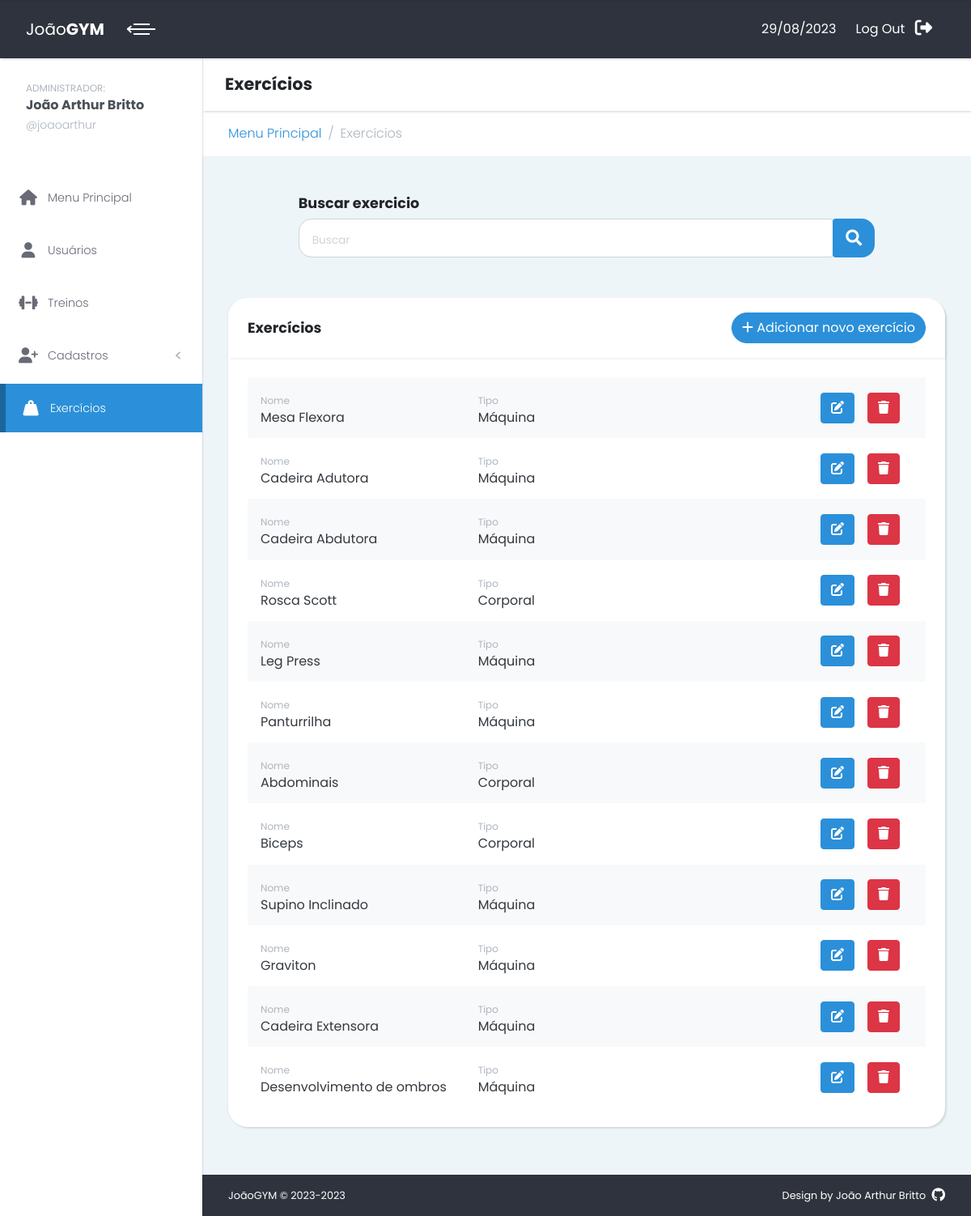
The app's page /exercicios/ (signed in) with its own data.
### exercicios/models.py (models this page shows, shortened)
class Exercise(models.Model):
    type_choices = (
        ('', 'Tipos'),
        ('Máquina', 'Máquina'),
        ('Corporal', 'Corporal'),
    )
    id = models.AutoField(primary_key=True)
    name = models.CharField('Nome', max_length=50)
    type = models.CharField('Tipo', max_length=8, choices=type_choices)

### exercicios/views.py (the view)
# urls.py: path('exercicios/', include('exercicios.urls')),
@login_required
def exercicios(request):
    exercicios = Exercise.objects.all()
    if request.method == 'POST':
        form = CadastrarExercise(request.POST)
        if exercicios.filter(name=request.POST.get("name")).exists():
            messages.error(request, 'Exercício não cadastrado! Esse nome já se encontra cadastrado na base de dados. Tente procurár-lo na lista de exercicios ou utilize um nome diferente.')
            return redirect('exercicios')
        if form.is_valid():
            form.save()
            messages.success(request, 'Exercício cadastrado com sucesso! O exercício já está disponível para ser selecionado e utilizado.')
            return redirect('exercicios')
    elif request.method == 'GET':
        form = CadastrarExercise()
        search = request.GET.get("q")
        if search:
            exercicios = Exercise.objects.filter(name__icontains=search)
        context = {
            'exercicios':exercicios,
            'form':form,
        }
        return render(request, 'exercicios.html' ,context=context)

### exercicios/forms.py
class CadastrarExercise(ModelForm):
    class Meta:
        model = Exercise
        fields = "__all__"
        widgets = {
            "name": forms.TextInput(attrs={'class':'form-control', 'required':''}),
            "type": CustomSelect()
        }

### cadastro/forms.py (called while the page is built)
    def create_option(self, *args, **kwargs):
        option = super().create_option(*args, **kwargs)
        if option['value'] == '':
            option['attrs']['readonly'] = ''
            option['attrs']['disabled'] = ''
        return option

### usuarios/templatetags/customTags.py (called while the page is built)
@register.filter
def starts_with(value, prefix):
    return value.startswith(prefix)

### exercicios/templates/exercicios.html (shortened to what this page needs)
{% extends 'layout.html' %}
{% load static %}
{% block subtitle %}Exercícios{% endblock %}
{% block breadcrumbs %}
  <li class="breadcrumb-item"><a class="fw-light" href="{% url 'menu-principal' %}">Menu Principal</a></li>
  <li class="breadcrumb-item active fw-light">Exercícios</li>
{% endblock %}
{% block content %}
<form action="{% url 'exercicios' %}" method="get">
  <h4 class="mt-5 w-75 text-start mx-auto">Buscar exercicio</h4>
  <div class="input-group rounded w-75 mx-auto input-group-lg" role="search">
      <input type="search" class="form-control rounded-end rounded-4" placeholder="Buscar" name="q" aria-label="Search"
        aria-describedby="search-addon" />
      <button class="input-group-text border-0 btn-primary btn rounded-start rounded-4" type="submit" id="search-addon">
        <i class="fas fa-search text-white"></i>
      </button>
  </div>
</form>
<section class="">
  <div class="container-fluid">
    <div class="row">
      <div class="" id="treino-completo">
        <div class="card mb-0 h-100">
          <div class="card-header d-flex align-items-center justify-content-between">
            <h3 class="h4 mb-0">Exercícios</h3>
            <button class="btn btn-primary rounded-pill" type="button" data-bs-toggle="modal"
              data-bs-target="#myModal">
              <i class="fa-solid fa-plus"></i>
              Adicionar novo exercício
            </button>
          </div>
          <div class="card-body">
            {% for exercicio in exercicios %}
            <div class="p-3 d-flex align-items-center {% cycle 'bg-light' '' %}">
              <div class="col-4">
                <small class="text-gray-500">Nome</small>
                <h3 class="h5 fw-normal text-dark mb-0">{{ exercicio.name }}</h3>
              </div>
              <div class="col-4">
                <small class="text-gray-500">Tipo</small>
                <h3 class="h5 fw-normal text-dark mb-0">{{ exercicio.type }}</h3>
              </div>
              <div class="col d-flex justify-content-end">
                <a href="{% url 'editar-exercicio' exercicio.id %}" class="btn btn-primary">
                  <i class="fa-solid fa-pen-to-square"></i>
                </a>
                <a class="btn btn-danger mx-3" href="{% url 'excluir-exercicio' exercicio.id %}">
                  <i class="fa-solid fa-trash"></i>
                </a>
              </div>
            </div>
            {% endfor %}
          </div>
        </div>
      </div>
    </div>
  </div>
</section>
{% endblock %}

### menu/templates/layout.html (shortened to what this page needs)
{% load static %}
{% load customTags %}
{% now "Y" as current_year %}
{% url 'menu-principal' as menu %}
{% url 'cadastro' as cadastro %}
{% url 'usuarios' as usuarios %}
{% url 'treinos' as treinos %}
{% url 'exercicios' as exerciciosUrl %}
{% now "d/m/Y" as current_date %}
<!DOCTYPE html>
<html>
  <head>
    <link rel="stylesheet" href="{% static 'css/custom.css' %}" />
    <link
      rel="stylesheet"
      href="{% static 'css/style.blue.css' %}"
      id="theme-stylesheet"
    />
  </head>
  <body>
    <div class="page">
      <header class="header z-index-50">
        <nav
          class="nav navbar py-3 px-0 shadow-sm text-white position-relative"
        >
          <div class="container-fluid w-100">
            <div
              class="navbar-holder d-flex align-items-center justify-content-between w-100"
            >
              <div class="navbar-header">
                <a
                  class="navbar-brand d-none d-sm-inline-block"
                  href="/"
                >
                  <div class="brand-text d-none d-lg-inline-block">
                    <span>João</span><strong>GYM</strong>
                  </div>
                </a>
                <a
                  class="ms-2 menu-btn active"
                  id="toggle-btn"
                  href="#"
                  ><span></span><span></span><span></span
                ></a>
              </div>
              <ul
                class="nav-menu list-unstyled d-flex flex-md-row align-items-sm-center"
              >
                <li class="nav-item my-0 py-0">
                  <p class="d-inline me-xl-2 mt-5">{{current_date}}</p>
                </li>
                <li class="nav-item">
                  <a class="nav-link text-white" href="{% url 'logout' %}">
                    <span class="d-none d-sm-inline me-xl-2">Log Out</span>
                    <i class="fa-solid fa-right-from-bracket fa-lg"></i>
                  </a>
                </li>
              </ul>
            </div>
          </div>
        </nav>
      </header>
      <div class="page-content d-flex align-items-stretch">
        <nav class="side-navbar z-index-40">
          <a href="{% url 'admin' %}" class>
            <div class="sidebar-header d-flex align-items-center py-4 px-3">
              <div class="ms-3 title">
                <small class="text-gray-500">ADMINISTRADOR:</small>
                <h5 class="mb-2 me-0 text-gray-700">
                  {{user.first_name}} {{user.last_name}}
                </h5>
                <p class="text-sm text-gray-500 fw-light mb-0 lh-1">
                  @{{user.username}}
                </p>
              </div>
            </div>
          </a>
          <ul class="list-unstyled py-4">
            <li
              class="sidebar-item {% if request.path == menu %} active {% endif %}"
            >
              <a class="sidebar-link" href="{{menu}}">
                <i class="fa-solid fa-house fa-lg me-xl-2"></i>
                Menu Principal
              </a>
            </li>
            <li
              class="sidebar-item {% if request.path|starts_with:usuarios %}active{% endif %}"
            >
              <a class="sidebar-link" href="{{usuarios}}">
                <i class="fa-solid fa-user fa-lg me-xl-2"></i>
                Usuários
              </a>
            </li>
            <li
              class="sidebar-item {% if request.path|starts_with:treinos %}active{% endif %}"
            >
              <a class="sidebar-link" href="{{treinos}}">
                <i class="fa-solid fa-dumbbell fa-lg me-xl-2"></i>
                Treinos
              </a>
            </li>
            <li
              class="sidebar-item {% if request.path|starts_with:cadastro %}active{% endif %}"
            >
              <a
                class="sidebar-link"
                href="#exampledropdownDropdown"
                data-bs-toggle="collapse"
              >
                <i class="fa-solid fa-user-plus fa-lg me-xl-2"></i>
                Cadastros
              </a>
            </li>
            <li
              class="sidebar-item {% if request.path|starts_with:exerciciosUrl %}active{% endif %}"
            >
              <a class="sidebar-link" href="{{exerciciosUrl}}">
                <i class="fa-solid fa-weight-hanging fa-lg me-xl-2"></i>
                Exercícios
              </a>
            </li>
          </ul>
        </nav>
        <div class="content-inner w-100">
          <header class="bg-white shadow-sm px-4 py-3 z-index-20">
            <div class="container-fluid px-0">
              <h2 class="mb-0 p-1">{% block subtitle %}{% endblock %}</h2>
            </div>
          </header>
          <div class="bg-white">
            <div class="container-fluid">
              <nav aria-label="breadcrumb">
                <ol class="breadcrumb mb-0 py-3">
                  {% block breadcrumbs %} {% endblock %}
                </ol>
              </nav>
            </div>
          </div>
          {% include 'messages.html' %} {% block content %} {% endblock %}
          <footer
            class="position-absolute bottom-0 bg-darkBlue text-white text-center py-3 w-100 text-xs"
            id="footer"
          >
            <div class="container-fluid">
              <div class="row gy-2">
                <div class="col-sm-6 text-sm-start">
                  <p class="mb-0">JoãoGYM © 2023-{{current_year}}</p>
                </div>
                <div class="col-sm-6 text-sm-end">
                  <p class="mb-0">
                    Design by
                    <a
                      href="https://github.com/j0aoarthur"
                      class="text-white text-decoration-none"
                      >João Arthur Britto
                      <i class="ms-1 fa-brands fa-github fa-lg"></i>
                    </a>
                  </p>
                </div>
              </div>
            </div>
          </footer>
        </div>
      </div>
    </div>
    <link
      rel="stylesheet"
      href="https://use.fontawesome.com/releases/v5.7.1/css/all.css"
    />
  </body>
</html>

### staticfiles/css/custom.css (style rules this page uses)
.sidebar-item { margin: 5px 0; line-height: 0.8rem; }
.sidebar-link { font-weight: 600; color: #2b90d9; }
.sidebar-link i { margin: 0.8rem 0; width: 2rem; text-align: center; }

### records on screen
Exercise: name "Mesa Flexora", type "Máquina"
Exercise: name "Cadeira Adutora", type "Máquina"
Exercise: name "Cadeira Abdutora", type "Máquina"
Exercise: name "Rosca Scott", type "Corporal"
Exercise: name "Leg Press", type "Máquina"
Exercise: name "Panturrilha", type "Máquina"
Exercise: name "Abdominais", type "Corporal"
Exercise: name "Biceps", type "Corporal"
Exercise: name "Supino Inclinado", type "Máquina"
Exercise: name "Graviton", type "Máquina"
Exercise: name "Cadeira Extensora", type "Máquina"
Exercise: name "Desenvolvimento de ombros", type "Máquina"

### other values on screen
{{ current_date }} "29/08/2023"
{{ user.first_name }} "João Arthur"
{{ user.last_name }} "Britto"
{{ user.username }} "joaoarthur"
{{ current_year }} "2023"
